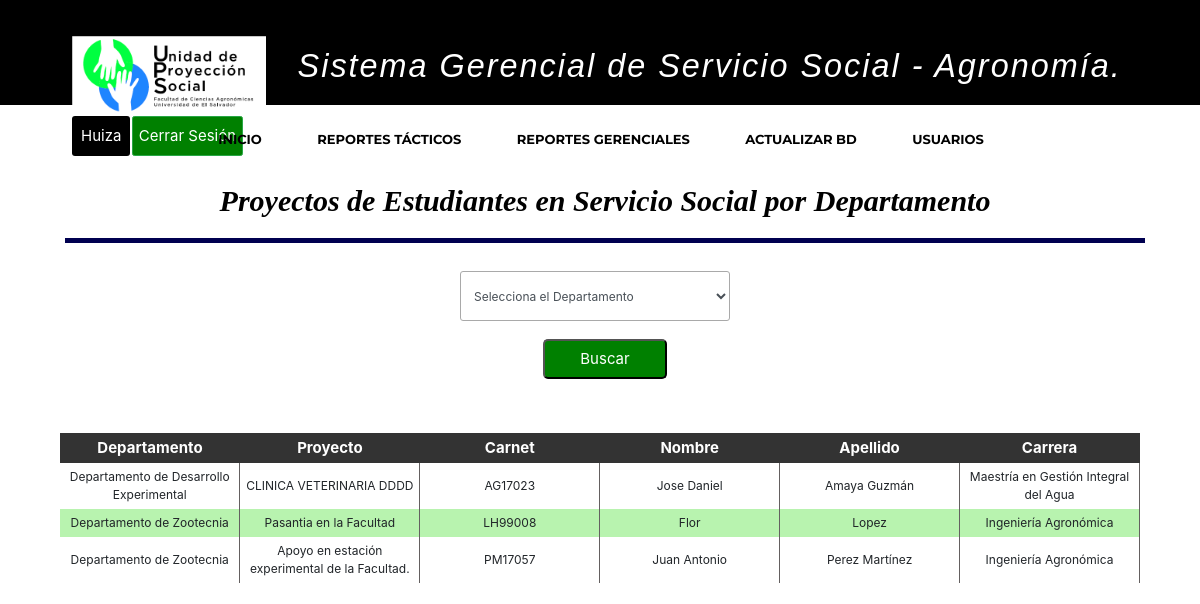
Page /sistemaGerencialAgro/consultaProyectosEstudianteDepartamento/ (signed in) on the committed database.
### apps/usuario/models.py (models this page shows, shortened)
class Usuario(AbstractBaseUser):
    username = models.CharField('Nombre de usuario',unique = True, max_length=100)
    email = models.EmailField('Correo Electrónico', max_length=254,unique = True)
    nombres = models.CharField('Nombres', max_length=200, blank = True, null = True)
    apellidos = models.CharField('Apellidos', max_length=200,blank = True, null = True)
    imagen = models.ImageField('Imagen de Perfil', upload_to='perfil/', max_length=200,blank = True,null = True)
    is_active = models.BooleanField(default = True)
    usuario_administrador = models.BooleanField(default = False)
    rol=models.CharField(max_length=3,null=False, blank=False,choices=roles,default='EST')
    objects = UsuarioManager()
    USERNAME_FIELD = 'username'
    REQUIRED_FIELDS = ['email','nombres', 'apellidos']

### apps/proyecto/models.py (models this page shows, shortened)
class ServicioSocial(models.Model):
    carnet_estudiante = models.OneToOneField(Solicitud, primary_key=True, unique=True, on_delete=models.CASCADE)
    carnet_docente = models.ForeignKey(Docente, on_delete=models.CASCADE)
    codigo_proyecto = models.ForeignKey(Proyecto, on_delete=models.CASCADE)

class Solicitud(models.Model):
    carnet_estudiante = models.OneToOneField(EstudioUniversitario, unique=True, primary_key=True, on_delete = models.CASCADE)
    codigo_entidad = models.CharField(max_length=10, null=False)
    horas_semana = models.IntegerField(null=False)
    dias_semana = models.IntegerField(null=False)
    modalidad = models.CharField(max_length=30, null=False)
    fecha_inicio = models.DateField(null=False)
    fecha_fin = models.DateField(null=True)

class EstudioUniversitario(models.Model):
    carnet_estudiante = models.OneToOneField(Estudiante, primary_key=True, unique=True, on_delete = models.CASCADE)
    codigo_carrera = models.ForeignKey(Carrera, on_delete = models.CASCADE)
    codigo_ciclo = models.IntegerField(null=False)
    porc_carrerar_aprob = models.IntegerField(null=False)
    unidades_valorativas = models.IntegerField(null=False)
    experiencia_areas_conoc = models.CharField(max_length=200, null=False)

class Carrera(models.Model):
    codigo_carrera = models.CharField(primary_key=True, max_length=10, null=False)
    nombre_carrera = models.CharField(max_length=100, null=False)
    departamento = models.ForeignKey(Departamento, on_delete=models.CASCADE)

class Departamento(models.Model):
    codigoDepartamento = models.CharField(primary_key=True, max_length=10, null=False)
    nombreDepartamento = models.CharField(max_length=100, null=False)
    nombreJefeDepartamento = models.CharField(max_length=50, null=False)
    apellidoJefeDepartamento = models.CharField(max_length=50, null=False)

class Proyecto(models.Model):
    codigo_proyecto = models.CharField(primary_key=True, max_length=10, null=False)
    descripcion_proyecto = models.CharField(max_length=200, null=False)

class Estudiante(models.Model):
    carnet_estudiante = models.CharField(primary_key=True, max_length=7, null=False)
    nombre_estudiante = models.CharField(max_length=50, null=False)
    apellido_estudiante = models.CharField(max_length=50, null=False)
    sexo_estudiante = models.CharField(max_length=1, null=False)
    telefono_estudiante = models.IntegerField(null=False)
    correo_estudiante = models.CharField(max_length=100, null=False)
    direccion_estudiante = models.CharField(max_length=250, null=False)
    def __str__(self):
        return self.carnet_estudiante

### apps/proyecto/views.py (the view)
# urls.py: path('sistemaGerencialAgro/consultaProyectosEstudianteDepartamento/', login_required(consultaEstudiantesDepartamento), name="consulta_estudiante_departamento"),
def consultaEstudiantesDepartamento(request):
    departamentos = Departamento.objects.all()
    proyectos_departamento = ServicioSocial.objects.order_by('carnet_estudiante__carnet_estudiante__codigo_carrera__departamento')
    context = {
        'proyectos_departamento': proyectos_departamento,
        'departamentos': departamentos,
    }
    return render(
        request,
        'proyecto/estudiantesServSocDepartamento.html',
        context,
    )

### templates/proyecto/estudiantesServSocDepartamento.html (shortened to what this page needs)
{% extends 'base/base.html' %}
{% block content %}
  <header>
    <div class="container">
        <h2 align="center" class="form-titulo" style ="margin-left: 5px;"> Proyectos de Estudiantes en Servicio Social por Departamento</h2>
    </div>
  </header>
<div class="container">
    <div align="center" class="busqueda">
        <form method="POST" action="{% url 'sistemaGerencialAgro:filtrar_estudiante_departamento' %}">
            <select name="departamento" class="form-control col-4 col-sm-3 input-style" title="Selecciona el Departamento Por Favor" required>
                <option selected value=""> Selecciona el Departamento </option>
            </select>
            <input class="btn-buscar btn-busqueda" type = "submit" value = "Buscar" id = "fechaBuscar"></br></br>
        </form>
    </div>
    <div>
        <table>
            <thead>
        	   <tr>
                    <th>Departamento</th>
                    <th>Proyecto</th>
            	    <th>Carnet</th>
            	    <th>Nombre</th>
            	    <th>Apellido</th>
            		<th>Carrera</th>
        		</tr>
            </thead>
            {% if proyectos_departamento_filtro %}
                {% for proydep in proyectos_departamento_filtro %}
                    <tr class="etiqueta-tr">
                        <td class="th-borde width-th-xx" style = "text-align:center;">{{ proydep.carnet_estudiante.carnet_estudiante.codigo_carrera.departamento.nombreDepartamento }}</td>
                        <td class="th-borde width-th-xx" style = "text-align:center;">{{ proydep.codigo_proyecto.descripcion_proyecto }}</td>
                        <td class="th-borde width-th-xx" style = "text-align:center;">{{ proydep.carnet_estudiante.carnet_estudiante.carnet_estudiante }}</td>
                        <td class="th-borde width-th-xx" style = "text-align:center;">{{ proydep.carnet_estudiante.carnet_estudiante.carnet_estudiante.nombre_estudiante }}</td>
                        <td class="th-borde width-th-xx" style = "text-align:center;">{{ proydep.carnet_estudiante.carnet_estudiante.carnet_estudiante.apellido_estudiante }}</td>
                        <td class="th-borde width-th-xx" style = "text-align:center;">{{ proydep.carnet_estudiante.carnet_estudiante.codigo_carrera.nombre_carrera }}</td>
                    </tr>
                {% endfor %}
            {% elif proyectos_departamento %}
                {% for proydep in proyectos_departamento %}
                    <tr class="etiqueta-tr">
                        <td class="th-borde width-th-xx" style = "text-align:center;">{{ proydep.carnet_estudiante.carnet_estudiante.codigo_carrera.departamento.nombreDepartamento }}</td>
                        <td class="th-borde width-th-xx" style = "text-align:center;">{{ proydep.codigo_proyecto.descripcion_proyecto }}</td>
                        <td class="th-borde width-th-xx" style = "text-align:center;">{{ proydep.carnet_estudiante.carnet_estudiante.carnet_estudiante }}</td>
                        <td class="th-borde width-th-xx" style = "text-align:center;">{{ proydep.carnet_estudiante.carnet_estudiante.carnet_estudiante.nombre_estudiante }}</td>
                        <td class="th-borde width-th-xx" style = "text-align:center;">{{ proydep.carnet_estudiante.carnet_estudiante.carnet_estudiante.apellido_estudiante }}</td>
                        <td class="th-borde width-th-xx" style = "text-align:center;">{{ proydep.carnet_estudiante.carnet_estudiante.codigo_carrera.nombre_carrera }}</td>
                    </tr>
                {% endfor %}
            {% endif %}
    	</table>
    </div>
{% endblock %}

### templates/base/base.html (shortened to what this page needs)
{% load static %}
<!DOCTYPE html>
<html>
<head>
 {% block head %}
	{% block static %}
	<link rel = "stylesheet" href = "{% static 'lib/bootstrap/css/bootstrap.min.css' %}">
	<link rel = "stylesheet" href = "{% static 'lib/animate/animate.min.css' %}">
	<link rel = "stylesheet" href = "{% static 'lib/ionicons/css/ionicons.min.css' %}">
	<link rel = "stylesheet" href = "{% static 'css/style.css' %}">
	<link rel = "stylesheet" href = "{% static 'css/bootstrap.min.css' %}">
	<link rel = "stylesheet" href = "{% static 'css/archivo.css' %}">
	<link rel = "stylesheet" href = "{% static 'css/estilos_sec_not.css' %}">
	<link rel = "stylesheet" type = "text/css" href = "{% static 'css/jquery-ui.css' %}"/>
	<link rel = "stylesheet" type = "text/css" href = "{% static 'css/jquery.dataTables.min.css' %}"/>
	{% endblock %}
{% endblock %}
</head>
{% if user.is_authenticated %}
<body>
  <header id="header">
    <div class="container-fluid navbar navbar-light" style="height:90px;">
      <div id="logo" class="pull-left">
        <a  href=" {% url 'sistemaGerencialAgro:index' %}"><img src="{% static 'img/logoUPSAgro.png' %} " class ="imglogo"></a>
        <h1>Sistema Gerencial de Servicio Social - Agronom&iacute;a.</h1>
      </div>
      <div id="logo" class="pull-rigth">
				<a href="{% url 'password_change' %}" style="text-decoration:none"><input type="button" href="{% url 'password_change' %}" class="btn-success btn" name="submit" value="{{ user.username }}" style="background:black; border:none"></a>
        <a href="{% url 'usuario:logout' %}" style="text-decoration:none"><input type="button" class="btn btn-success btn-sm" name="submit" value="Cerrar Sesi&oacute;n" style="background:green;"></a>
			</div>
    </div>
    <div class="bot">
      <ul class="nav-menu">
        <li class="list-group-item" onclick="window.location.href='{% url 'sistemaGerencialAgro:index' %}'"><a style="text-decoration:none" href="{% url 'sistemaGerencialAgro:index' %}">Inicio</a></li>
        <li class="list-group-item menu-has-children"><a style="text-decoration:none" href="#intro">Reportes T&aacute;cticos</a>
        </li>
        {% if request.user.rol == 'ADM' or request.user.rol == 'GER' %}
        <li class="list-group-item menu-has-children"><a style="text-decoration:none" href="#intro">Reportes Gerenciales</a>
        </li>
        {% endif %}
        {% if request.user.rol == 'ADM'%}
        <li class="list-group-item" onclick="window.location.href='{% url 'sistemaGerencialAgro:procedimientoETL' %}'"><a style="text-decoration:none" href="{% url 'sistemaGerencialAgro:procedimientoETL' %}">Actualizar BD</a></li>
        <li class="list-group-item" onclick="window.location.href='{% url 'usuario:inicio_usuarios' %}'"><a style="text-decoration:none" href="{% url 'usuario:inicio_usuarios' %}">Usuarios</a></li>
        {% endif %}
      </ul>
    </div>
  </header>
  <section>
    <div class="container">
  		{% block content %}{%endblock%}
    </div>
  </section>
</body>
{% endif %}
</html>

### static/css/style.css (style rules this page uses)
body { background: #fff; color: #666666; font-family: "Open Sans", sans-serif; }
a { color: #18d26e; transition: 0.5s; }
h1, h2, h3, h4, h5, h6 { font-family: "Montserrat", sans-serif; font-weight: 400; margin: 0 0 20px 0; padding: 0; }
#header { padding: 30px 0; height: 105px; position: fixed; left: 0; top: 0; right: 0; transition: all 0.5s; z-index: 57; background-color: black; display: block; }
#header #logo { float: left; }
#header #logo h1 { font-size: 2.7vw; margin: 30px; padding: 0; line-height: 1; font-family: "Perpetua", Helvetica, Arial; font-style: italic; font-weight: 50; letter-spacing: 2px; }
#header #logo img { padding: 0; margin: 0; }
.nav-menu, .nav-menu * { margin: 0; padding: 0; list-style: none; text-align: center; display: block; }
.nav-menu li { position: relative; white-space: nowrap; }
.nav-menu > li { float: center; }
.nav-menu a { padding: 0 8px 10px 8px; text-decoration: none; display: inline-block; color: black; font-family: "Montserrat", sans-serif; font-weight: 700; font-size: 13px; text-transform: uppercase; outline: none; }
.nav-menu > li { margin-left: 10px; }
@media (min-width: 1024px) { #header #logo { padding-left: 60px; } }

### static/css/archivo.css (style rules this page uses)
html { font-size: 12px; }
h1 { text-align: center; font: oblique bold 100% cursive; font-weight: bold; font-size: 30px; color: white; margin-left: 10px; }
section, .container { display: block; width: 100%; margin-left: auto; margin-right: auto; }
section { font-size: inherit; }
.bot { background-color: white; text-align: center; }
.btn { display: inline; background-color: green; color: white; horiz-align: right; font-size: 13px; text-align: center; white-space: nowrap; }
.list-group-item { display: inline-block; margin-left: 8px; margin-right: 8px; padding: 10px; background-color: transparent; border: none; font-size: 12px; color: black; }
h2 { text-align: center; font: oblique bold 100% cursive; color: black; padding-right: 150px; }
.imglogo { display: inline-block; width: auto; height: 80px; background-repeat: no-repeat; background-size: contain; }
header { display: block; width: 100%; font-size: 5px; }
header h1 { display: inline; }
table { width: 100%; }
table tbody td { text-align: center; }
thead { background-color: #333333; }
input { width: 180px; height: 20px; }
input[type="button"], input[type="submit"] { font-size: 15px; width: auto; height: 40px; white-space: nowrap; }
select, option { width: 150px; font-size: 12px; }
th, tr th { color: white; text-align: center; font-size: 15px; height: 30px; }

### static/css/estilos_sec_not.css (style rules this page uses)
.container { display: block; text-align: center; margin-left: auto; margin-right: auto; }
.form-titulo { background: white; color: black; padding: 20px; text-align: center; font-weight: 100px; font-size: 30px; border-bottom: 5px solid #000050; margin-top: 30px; width: 100%; }
.input-style { margin-right:10px; height: 50px; border-radius: 3px; border: 1px solid darkgray; }
.btn-buscar { text-align: center; background: green; color: white; margin: auto; padding: 0px 35px; border-radius: 5px ; }
.btn-busqueda { margin-left: 10px; }
.width-th-xx { width: 10%; padding: 5px; }
.th-borde { border-right:0.5px solid #646060; }
tr:nth-child(even) { background-color: #b8f3af; }

### rows in the picture
Usuario: submit "Huiza"
ServicioSocial: carnet_estudiante.carnet_estudiante.codigo_carrera.departamento.nombreDepartamento "Departamento de Desarrollo Experimental", codigo_proyecto.descripcion_proyecto "CLINICA VETERINARIA DDDD", carnet_estudiante.carnet_estudiante.carnet_estudiante "AG17023", carnet_estudiante.carnet_estudiante.carnet_estudiante.nombre_estudiante "Jose Daniel", carnet_estudiante.carnet_estudiante.carnet_estudiante.apellido_estudiante "Amaya Guzmán", carnet_estudiante.carnet_estudiante.codigo_carrera.nombre_carrera "Maestría en Gestión Integral del Agua"
ServicioSocial: carnet_estudiante.carnet_estudiante.codigo_carrera.departamento.nombreDepartamento "Departamento de Zootecnia", codigo_proyecto.descripcion_proyecto "Pasantia en la Facultad", carnet_estudiante.carnet_estudiante.carnet_estudiante "LH99008", carnet_estudiante.carnet_estudiante.carnet_estudiante.nombre_estudiante "Flor", carnet_estudiante.carnet_estudiante.carnet_estudiante.apellido_estudiante "Lopez", carnet_estudiante.carnet_estudiante.codigo_carrera.nombre_carrera "Ingeniería Agronómica"
ServicioSocial: carnet_estudiante.carnet_estudiante.codigo_carrera.departamento.nombreDepartamento "Departamento de Zootecnia", codigo_proyecto.descripcion_proyecto "Apoyo en estación experimental de la Facultad.", carnet_estudiante.carnet_estudiante.carnet_estudiante "PM17057", carnet_estudiante.carnet_estudiante.carnet_estudiante.nombre_estudiante "Juan Antonio", carnet_estudiante.carnet_estudiante.carnet_estudiante.apellido_estudiante "Perez Martínez", carnet_estudiante.carnet_estudiante.codigo_carrera.nombre_carrera "Ingeniería Agronómica"
